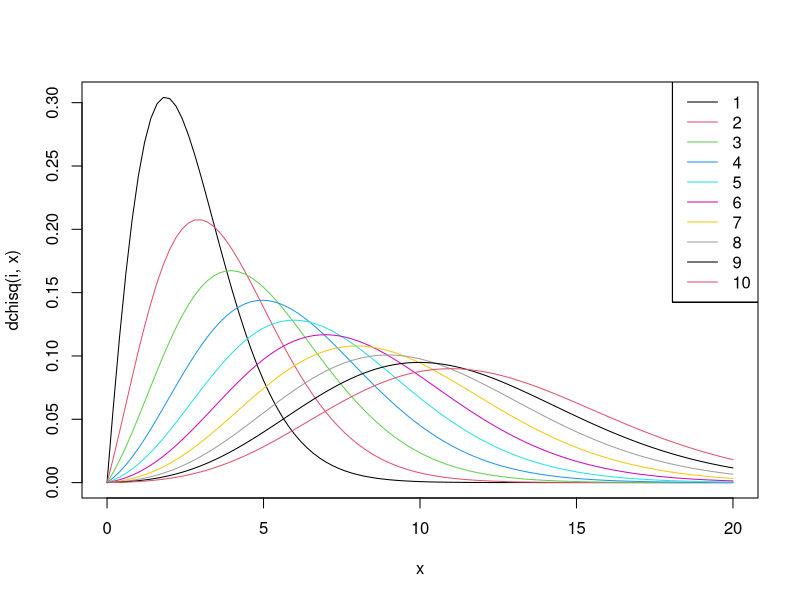

This figure's R source:
# Clear environment
rm(list = ls())

# Chapter1 e.g.21
i <- 1
curve(dchisq(i, x), 0, 20, col = i) # iはカイ二乗分布の自由度
for(i in 2:10) {
  curve(dchisq(i, x), 0, 20, col = i, add = TRUE, ann = FALSE)
  legend("topright", legend = 1:10, lty = 1, col = 1:10)
}
